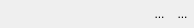
<?xml version="1.0" encoding="UTF-8"?>
<ui version="4.0">
 <class>TitleBarClass</class>
 <widget class="QWidget" name="TitleBarClass">
  <property name="geometry">
   <rect>
    <x>0</x>
    <y>0</y>
    <width>194</width>
    <height>28</height>
   </rect>
  </property>
  <property name="sizePolicy">
   <sizepolicy hsizetype="Preferred" vsizetype="Fixed">
    <horstretch>0</horstretch>
    <verstretch>0</verstretch>
   </sizepolicy>
  </property>
  <property name="windowTitle">
   <string>TitleBar</string>
  </property>
  <property name="autoFillBackground">
   <bool>false</bool>
  </property>
  <layout class="QGridLayout" name="gridLayout">
   <property name="leftMargin">
    <number>0</number>
   </property>
   <property name="topMargin">
    <number>0</number>
   </property>
   <property name="rightMargin">
    <number>0</number>
   </property>
   <property name="bottomMargin">
    <number>0</number>
   </property>
   <property name="spacing">
    <number>0</number>
   </property>
   <item row="0" column="3">
    <widget class="QToolButton" name="button_close">
     <property name="minimumSize">
      <size>
       <width>23</width>
       <height>23</height>
      </size>
     </property>
     <property name="maximumSize">
      <size>
       <width>23</width>
       <height>23</height>
      </size>
     </property>
     <property name="text">
      <string>...</string>
     </property>
     <property name="icon">
      <iconset resource="LxMemo.qrc">
       <normaloff>:/LxMemo/icons/close.png</normaloff>:/LxMemo/icons/close.png</iconset>
     </property>
     <property name="autoRaise">
      <bool>true</bool>
     </property>
    </widget>
   </item>
   <item row="0" column="0">
    <widget class="QLabel" name="label_icon">
     <property name="sizePolicy">
      <sizepolicy hsizetype="Preferred" vsizetype="Preferred">
       <horstretch>0</horstretch>
       <verstretch>0</verstretch>
      </sizepolicy>
     </property>
     <property name="text">
      <string/>
     </property>
    </widget>
   </item>
   <item row="0" column="1">
    <widget class="QLabel" name="label_title">
     <property name="sizePolicy">
      <sizepolicy hsizetype="Expanding" vsizetype="Preferred">
       <horstretch>0</horstretch>
       <verstretch>0</verstretch>
      </sizepolicy>
     </property>
     <property name="text">
      <string/>
     </property>
    </widget>
   </item>
   <item row="0" column="2">
    <widget class="QToolButton" name="button_min">
     <property name="minimumSize">
      <size>
       <width>23</width>
       <height>23</height>
      </size>
     </property>
     <property name="maximumSize">
      <size>
       <width>23</width>
       <height>23</height>
      </size>
     </property>
     <property name="text">
      <string>...</string>
     </property>
     <property name="icon">
      <iconset resource="LxMemo.qrc">
       <normaloff>:/LxMemo/icons/minimum.png</normaloff>:/LxMemo/icons/minimum.png</iconset>
     </property>
     <property name="autoRaise">
      <bool>true</bool>
     </property>
    </widget>
   </item>
  </layout>
 </widget>
 <layoutdefault spacing="6" margin="11"/>
 <resources>
  <include location="LxMemo.qrc"/>
 </resources>
 <connections/>
</ui>
